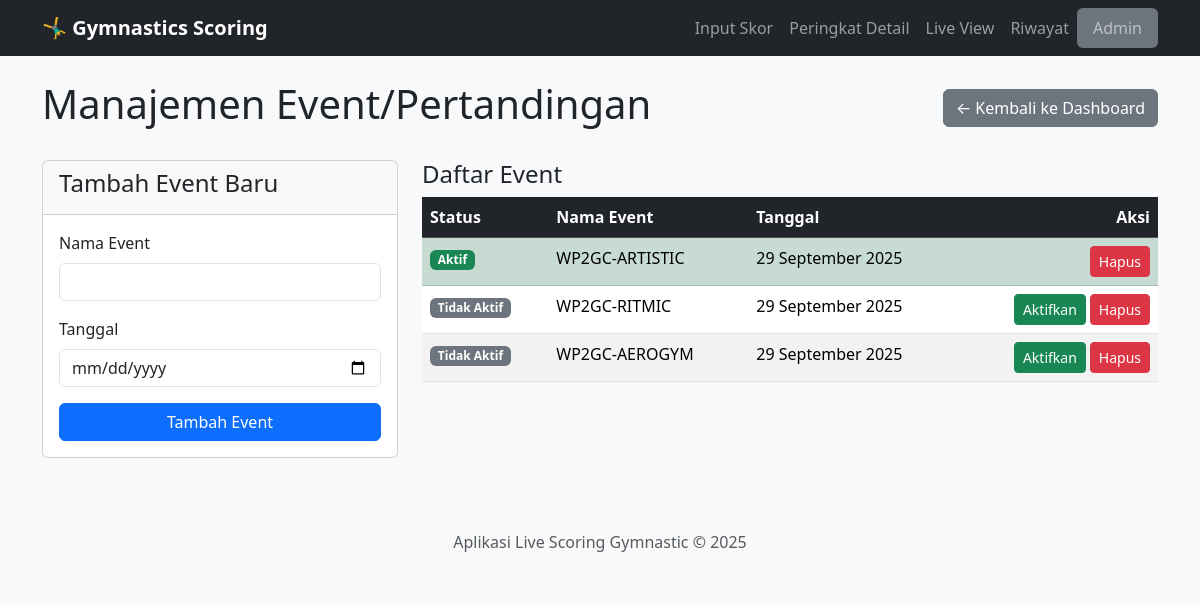
The page /admin/manage/event on the database as committed earlier.
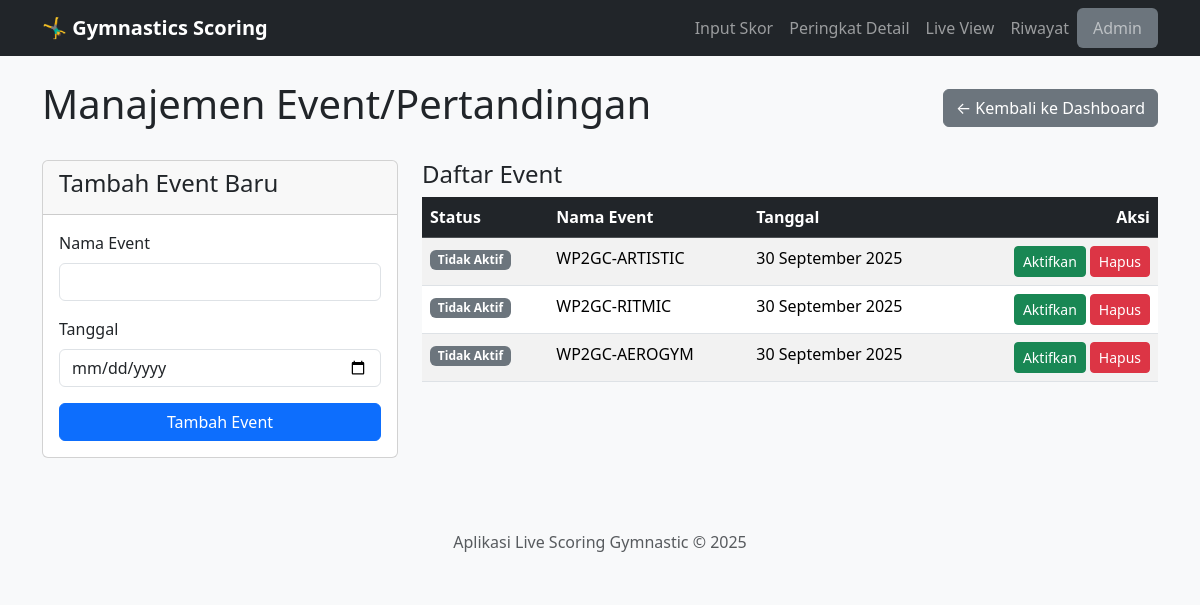
The same page on the database as committed later.
### app.py (models this page shows)
class Event(db.Model):
    id = db.Column(db.Integer, primary_key=True)
    nama = db.Column(db.String(200), nullable=False)
    tanggal = db.Column(db.Date, nullable=False)
    is_active = db.Column(db.Boolean, default=False, nullable=False)

### app.py (the view, shortened to what this page needs)
@app.route('/admin/manage/event', methods=['GET', 'POST'])
def admin_manage_event():
    return render_template('admin_manage_event.html', events=Event.query.order_by(Event.tanggal.desc()).all())

### templates/admin_manage_event.html (shortened to what this page needs)
{% extends 'layout.html' %}
{% block content %}
<div class="d-flex justify-content-between align-items-center mb-4">
    <h1>Manajemen Event/Pertandingan</h1>
    <a href="{{ url_for('admin_dashboard') }}" class="btn btn-secondary">&larr; Kembali ke Dashboard</a>
</div>
<div class="row">
    <div class="col-md-4">
        <div class="card">
            <div class="card-header"><h4>Tambah Event Baru</h4></div>
            <div class="card-body">
                <form action="{{ url_for('admin_manage_event') }}" method="post">
                    <div class="mb-3"><label class="form-label">Nama Event</label><input type="text" class="form-control" name="nama" required></div>
                    <div class="mb-3"><label class="form-label">Tanggal</label><input type="date" class="form-control" name="tanggal" required></div>
                    <button type="submit" class="btn btn-primary w-100">Tambah Event</button>
                </form>
            </div>
        </div>
    </div>
    <div class="col-md-8">
        <h4>Daftar Event</h4>
        <table class="table table-striped">
            <thead class="table-dark"><tr><th>Status</th><th>Nama Event</th><th>Tanggal</th><th class="text-end">Aksi</th></tr></thead>
            <tbody>
            {% for event in events %}
                <tr class="{{ 'table-success' if event.is_active else '' }}">
                    <td>{% if event.is_active %}<span class="badge bg-success">Aktif</span>{% else %}<span class="badge bg-secondary">Tidak Aktif</span>{% endif %}</td>
                    <td>{{ event.nama }}</td>
                    <td>{{ event.tanggal.strftime('%d %B %Y') }}</td>
                    <td class="text-end d-flex gap-1 justify-content-end">
                        {% if not event.is_active %}
                        <form action="{{ url_for('admin_activate_event', event_id=event.id) }}" method="post"><button class="btn btn-sm btn-success">Aktifkan</button></form>
                        {% endif %}
                        <form action="{{ url_for('admin_delete_event', event_id=event.id) }}" method="post" onsubmit="return confirm('Yakin menghapus event ini? SEMUA PESERTA DAN SKOR di dalamnya akan hilang.');"><button class="btn btn-sm btn-danger">Hapus</button></form>
                    </td>
                </tr>
            {% else %}
                <tr><td colspan="4" class="text-center">Belum ada event.</td></tr>
            {% endfor %}
            </tbody>
        </table>
    </div>
</div>
{% endblock %}

Rows that differ between the two databases and show on the page:
changed Event "WP2GC-ARTISTIC": tanggal "29 September 2025" → "30 September 2025"; is_active "Aktif" → "Tidak Aktif Aktifkan"
changed Event "WP2GC-RITMIC": tanggal "29 September 2025" → "30 September 2025"
changed Event "WP2GC-AEROGYM": tanggal "29 September 2025" → "30 September 2025"
